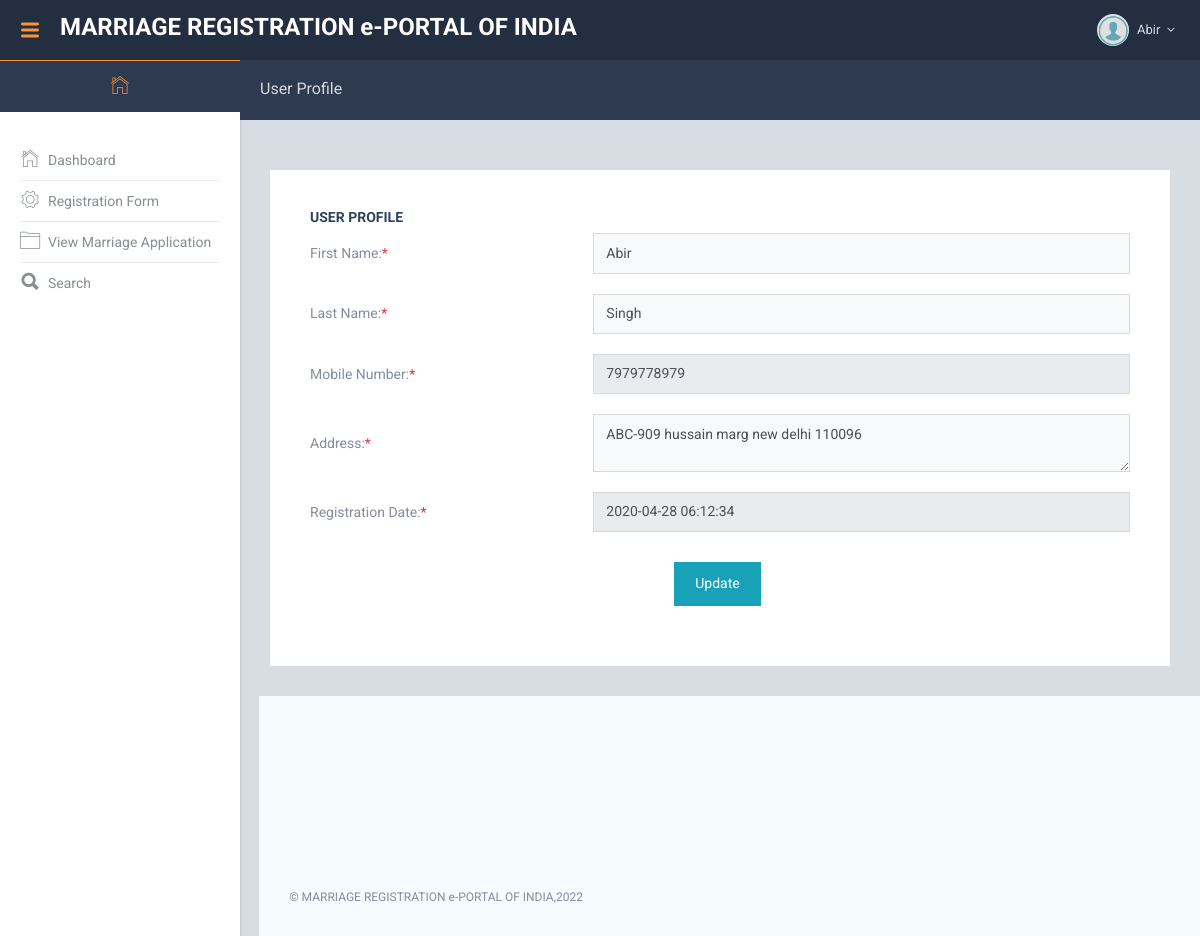
Screenshot of /omrs/user/user-profile.php (signed in) with the database file from the repository.
### tables this page shows
CREATE TABLE `tbluser` (
  `ID` int(10) NOT NULL,
  `FirstName` varchar(150) DEFAULT NULL,
  `LastName` varchar(200) DEFAULT NULL,
  `MobileNumber` bigint(10) DEFAULT NULL,
  `Address` mediumtext DEFAULT NULL,
  `Password` varchar(200) DEFAULT NULL,
  `RegDate` timestamp NULL DEFAULT current_timestamp()
);

### omrs/user/user-profile.php (the view, shortened to what this page needs)
<?php
include('includes/dbconnection.php');
if (strlen($_SESSION['omrsuid']==0)) {
  header('location:logout.php');
  } else{
  ?>
<!DOCTYPE html>
<html lang="en">
  <head>
    <link href="lib/font-awesome/css/font-awesome.css" rel="stylesheet">
    <link href="lib/Ionicons/css/ionicons.css" rel="stylesheet">
    <link href="lib/perfect-scrollbar/css/perfect-scrollbar.css" rel="stylesheet">
    <link href="lib/jquery-toggles/toggles-full.css" rel="stylesheet">
    <link href="lib/highlightjs/github.css" rel="stylesheet">
    <link href="lib/select2/css/select2.min.css" rel="stylesheet">
    <link rel="stylesheet" href="css/amanda.css">
  </head>
  <body>
 <?php include_once('includes/header.php');
include_once('includes/sidebar.php');
 ?>
    <div class="am-pagetitle">
      <h5 class="am-title">User Profile</h5>
    </div>
    <div class="am-mainpanel">
      <div class="am-pagebody">
        <div class="row row-sm mg-t-20">
          <div class="col-xl-12">
            <div class="card pd-20 pd-sm-40 form-layout form-layout-4">
              <h6 class="card-body-title">User Profile</h6>
               <form id="basic-form" method="post">
               <?php
$uid=$_SESSION['omrsuid'];
$sql="SELECT * from  tbluser where ID=:uid";
$query = $dbh -> prepare($sql);
$query->bindParam(':uid',$uid,PDO::PARAM_STR);
$query->execute();
$results=$query->fetchAll(PDO::FETCH_OBJ);
$cnt=1;
if($query->rowCount() > 0)
{
foreach($results as $row)
{               ?>
              <div class="row">
                <label class="col-sm-4 form-control-label">First Name: <span class="tx-danger">*</span></label>
                <div class="col-sm-8 mg-t-10 mg-sm-t-0">
                  <input type="text" class="form-control" name="fname" value="<?php  echo $row->FirstName;?>" required="true" />
                </div>
              </div>
              <div class="row mg-t-20">
                <label class="col-sm-4 form-control-label">Last Name: <span class="tx-danger">*</span></label>
                <div class="col-sm-8 mg-t-10 mg-sm-t-0">
                  <input type="text" class="form-control" name="lname" value="<?php  echo $row->LastName;?>" required="true" />
                </div>
              </div>
              <div class="row mg-t-20">
                <label class="col-sm-4 form-control-label">Mobile Number: <span class="tx-danger">*</span></label>
                <div class="col-sm-8 mg-t-10 mg-sm-t-0">
                  <input type="text" class="form-control" readonly="true" value="<?php  echo $row->MobileNumber;?>" />
                </div>
              </div>
              <div class="row mg-t-20">
                <label class="col-sm-4 form-control-label">Address: <span class="tx-danger">*</span></label>
                <div class="col-sm-8 mg-t-10 mg-sm-t-0">
                  <textarea type="text" class="form-control" name="add" value="" /><?php  echo $row->Address;?></textarea>
                </div>
              </div>
               <div class="row mg-t-20">
                <label class="col-sm-4 form-control-label">Registration Date: <span class="tx-danger">*</span></label>
                <div class="col-sm-8 mg-t-10 mg-sm-t-0">
                <input type="text" class="form-control" readonly="true" value="<?php  echo $row->RegDate;?>" />
                </div>
              </div>
              <?php $cnt=$cnt+1;}} ?>
              <div class="form-layout-footer mg-t-30">
             <p style="text-align: center;"><button class="btn btn-info mg-r-5"  name="submit" id="submit">Update</button></p>
                </form>
              </div>
            </div>
          </div>
        </div>
      </div>
     <?php include_once('includes/footer.php');?>
  </body>
</html>
<?php }  ?>

### omrs/user/includes/header.php (shortened to what this page needs)
 <div class="am-header">
      <div class="am-header-left">
        <a id="naviconLeft" href="" class="am-navicon d-none d-lg-flex"><i class="icon ion-navicon-round"></i></a>
        <a href="dashboard.php" class="am-logo">MARRIAGE REGISTRATION e-PORTAL OF INDIA</a>
      </div>
      <div class="am-header-right">
        <div class="dropdown dropdown-profile">
          <a href="user-profile.php" class="nav-link nav-link-profile" data-toggle="dropdown">
            <img src="img/images.png" class="wd-32 rounded-circle" alt="">
            <?php
$uid=$_SESSION['omrsuid'];
$sql="SELECT FirstName,MobileNumber from  tbluser where ID=:uid";
$query = $dbh -> prepare($sql);
$query->bindParam(':uid',$uid,PDO::PARAM_STR);
$query->execute();
$results=$query->fetchAll(PDO::FETCH_OBJ);
$cnt=1;
if($query->rowCount() > 0)
{
foreach($results as $row)
{               ?>
            <span class="logged-name"><span class="hidden-xs-down"><?php  echo $row->FirstName;?></span> <i class="fa fa-angle-down mg-l-3"></i></span><?php $cnt=$cnt+1;}} ?>
          </a>
        </div>
      </div>
    </div>

### rows the page displays
tbluser: FirstName "Abir", fname "Abir", lname "Singh", MobileNumber "7979778979", add "ABC-909 hussain marg new delhi 110096", RegDate "2020-04-28 06:12:34"
